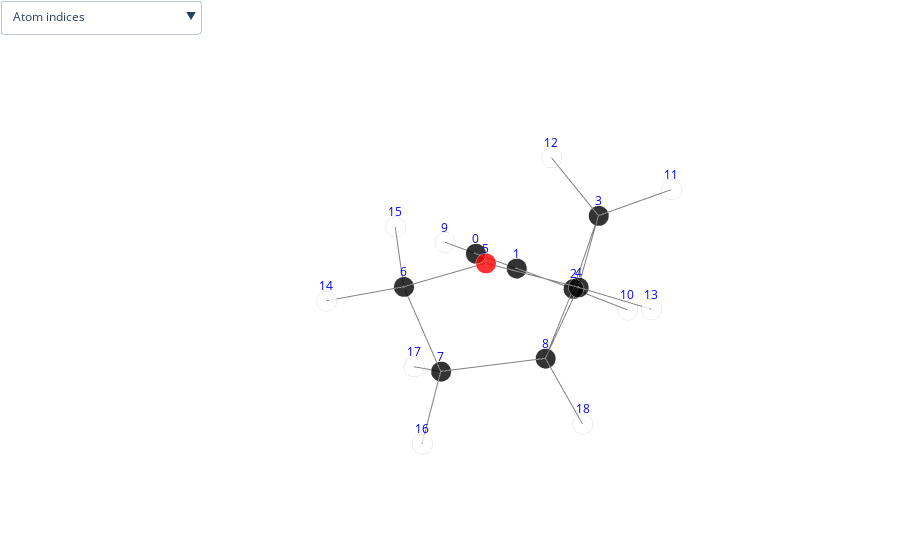

Notebook source saved alongside this figure:
### Code cell
plot_molecule(mol_file.split('/')[-1].split('.')[0], struct)

### Figure 1 — Plotly figure (JSON) as saved in the notebook; plotly's stock layout.template omitted (floating-point values rounded to 4 significant figures)
{"data": [{"marker": {"color": ["black", "black", "black", "black", "black", "red", "black", "black", "black", "white", "white", "white", "white", "white", "white", "white", "white", "white", "white"], "line": {"color": "lightgray", "width": 2}, "opacity": 0.8, "size": 7, "symbol": "circle"}, "mode": "markers", "name": "", "text": ["C", "C", "C", "C", "C", "O", "C", "C", "C", "H", "H", "H", "H", "H", "H", "H", "H", "H", "H"], "type": "scatter3d", "x": [-0.3824, -0.2423, -0.04841, 0.02181, 1.387, 2.506, 2.862, 2.58, 1.385, -0.5229, -0.7992, -0.7902, 0.09779, 1.402, 3.912, 2.26, 3.436, 2.373, 1.415], "y": [-1.23, -0.06893, 1.32, 1.668, 2.381, 1.787, 0.6307, 0.9931, 1.948, -2.251, 1.932, 2.305, 0.7952, 3.447, 0.4099, -0.2379, 1.523, 0.114, 2.737], "z": [-0.5503, -0.2656, 0.09608, 1.623, 1.403, 2.027, 1.271, -0.197, -0.09823, -0.8067, -0.4118, 1.98, 2.273, 1.636, 1.48, 1.577, -0.6254, -0.8118, -0.8501]}, {"hoverinfo": "none", "marker": {"color": "grey", "opacity": 1, "size": 7}, "mode": "lines", "type": "scatter3d", "x": [-0.3824, -0.2423, null, -0.2423, -0.04841, null, -0.04841, 0.02181, null, 0.02181, 1.387, null, 1.387, 2.506, null, 2.506, 2.862, null, 2.862, 2.58, null, 1.385, 2.58, null, 1.385, 1.387, null, 1.385, -0.04841, null, -0.04841, -0.7992, null, -0.7902, 0.02181, null, 2.862, 3.912, null, -0.3824, -0.5229, null, 0.02181, 0.09779, null, 1.387, 1.402, null, 2.862, 2.26, null, 3.436, 2.58, null, 2.373, 2.58, null, 1.385, 1.415, null], "y": [-1.23, -0.06893, null, -0.06893, 1.32, null, 1.32, 1.668, null, 1.668, 2.381, null, 2.381, 1.787, null, 1.787, 0.6307, null, 0.6307, 0.9931, null, 1.948, 0.9931, null, 1.948, 2.381, null, 1.948, 1.32, null, 1.32, 1.932, null, 2.305, 1.668, null, 0.6307, 0.4099, null, -1.23, -2.251, null, 1.668, 0.7952, null, 2.381, 3.447, null, 0.6307, -0.2379, null, 1.523, 0.9931, null, 0.114, 0.9931, null, 1.948, 2.737, null], "z": [-0.5503, -0.2656, null, -0.2656, 0.09608, null, 0.09608, 1.623, null, 1.623, 1.403, null, 1.403, 2.027, null, 2.027, 1.271, null, 1.271, -0.197, null, -0.09823, -0.197, null, -0.09823, 1.403, null, -0.09823, 0.09608, null, 0.09608, -0.4118, null, 1.98, 1.623, null, 1.271, 1.48, null, -0.5503, -0.8067, null, 1.623, 2.273, null, 1.403, 1.636, null, 1.271, 1.577, null, -0.6254, -0.197, null, -0.8118, -0.197, null, -0.09823, -0.8501, null]}], "layout": {"margin": {"b": 0, "l": 0, "r": 0, "t": 0}, "scene": {"annotations": [{"font": {"color": "blue"}, "showarrow": false, "text": "0", "x": -0.3824, "y": -1.23, "yshift": 15, "z": -0.5503}, {"font": {"color": "blue"}, "showarrow": false, "text": "1", "x": -0.2423, "y": -0.06893, "yshift": 15, "z": -0.2656}, {"font": {"color": "blue"}, "showarrow": false, "text": "2", "x": -0.04841, "y": 1.32, "yshift": 15, "z": 0.09608}, {"font": {"color": "blue"}, "showarrow": false, "text": "3", "x": 0.02181, "y": 1.668, "yshift": 15, "z": 1.623}, {"font": {"color": "blue"}, "showarrow": false, "text": "4", "x": 1.387, "y": 2.381, "yshift": 15, "z": 1.403}, {"font": {"color": "blue"}, "showarrow": false, "text": "5", "x": 2.506, "y": 1.787, "yshift": 15, "z": 2.027}, {"font": {"color": "blue"}, "showarrow": false, "text": "6", "x": 2.862, "y": 0.6307, "yshift": 15, "z": 1.271}, {"font": {"color": "blue"}, "showarrow": false, "text": "7", "x": 2.58, "y": 0.9931, "yshift": 15, "z": -0.197}, {"font": {"color": "blue"}, "showarrow": false, "text": "8", "x": 1.385, "y": 1.948, "yshift": 15, "z": -0.09823}, {"font": {"color": "blue"}, "showarrow": false, "text": "9", "x": -0.5229, "y": -2.251, "yshift": 15, "z": -0.8067}, {"font": {"color": "blue"}, "showarrow": false, "text": "10", "x": -0.7992, "y": 1.932, "yshift": 15, "z": -0.4118}, {"font": {"color": "blue"}, "showarrow": false, "text": "11", "x": -0.7902, "y": 2.305, "yshift": 15, "z": 1.98}, {"font": {"color": "blue"}, "showarrow": false, "text": "12", "x": 0.09779, "y": 0.7952, "yshift": 15, "z": 2.273}, {"font": {"color": "blue"}, "showarrow": false, "text": "13", "x": 1.402, "y": 3.447, "yshift": 15, "z": 1.636}, {"font": {"color": "blue"}, "showarrow": false, "text": "14", "x": 3.912, "y": 0.4099, "yshift": 15, "z": 1.48}, {"font": {"color": "blue"}, "showarrow": false, "text": "15", "x": 2.26, "y": -0.2379, "yshift": 15, "z": 1.577}, {"font": {"color": "blue"}, "showarrow": false, "text": "16", "x": 3.436, "y": 1.523, "yshift": 15, "z": -0.6254}, {"font": {"color": "blue"}, "showarrow": false, "text": "17", "x": 2.373, "y": 0.114, "yshift": 15, "z": -0.8118}, {"font": {"color": "blue"}, "showarrow": false, "text": "18", "x": 1.415, "y": 2.737, "yshift": 15, "z": -0.8501}], "xaxis": {"showbackground": false, "showgrid": false, "showticklabels": false, "title": {"font": {"color": "white"}}, "zeroline": false}, "yaxis": {"showbackground": false, "showgrid": false, "showticklabels": false, "title": {"font": {"color": "white"}}, "zeroline": false}, "zaxis": {"showbackground": false, "showgrid": false, "showticklabels": false, "title": {"font": {"color": "white"}}, "zeroline": false}}, "showlegend": false, "updatemenus": [{"buttons": [{"args": [{"scene.annotations": [{"font": {"color": "blue"}, "showarrow": false, "text": 0, "x": -0.3824, "y": -1.23, "yshift": 15, "z": -0.5503}, {"font": {"color": "blue"}, "showarrow": false, "text": 1, "x": -0.2423, "y": -0.06893, "yshift": 15, "z": -0.2656}, {"font": {"color": "blue"}, "showarrow": false, "text": 2, "x": -0.04841, "y": 1.32, "yshift": 15, "z": 0.09608}, {"font": {"color": "blue"}, "showarrow": false, "text": 3, "x": 0.02181, "y": 1.668, "yshift": 15, "z": 1.623}, {"font": {"color": "blue"}, "showarrow": false, "text": 4, "x": 1.387, "y": 2.381, "yshift": 15, "z": 1.403}, {"font": {"color": "blue"}, "showarrow": false, "text": 5, "x": 2.506, "y": 1.787, "yshift": 15, "z": 2.027}, {"font": {"color": "blue"}, "showarrow": false, "text": 6, "x": 2.862, "y": 0.6307, "yshift": 15, "z": 1.271}, {"font": {"color": "blue"}, "showarrow": false, "text": 7, "x": 2.58, "y": 0.9931, "yshift": 15, "z": -0.197}, {"font": {"color": "blue"}, "showarrow": false, "text": 8, "x": 1.385, "y": 1.948, "yshift": 15, "z": -0.09823}, {"font": {"color": "blue"}, "showarrow": false, "text": 9, "x": -0.5229, "y": -2.251, "yshift": 15, "z": -0.8067}, {"font": {"color": "blue"}, "showarrow": false, "text": 10, "x": -0.7992, "y": 1.932, "yshift": 15, "z": -0.4118}, {"font": {"color": "blue"}, "showarrow": false, "text": 11, "x": -0.7902, "y": 2.305, "yshift": 15, "z": 1.98}, {"font": {"color": "blue"}, "showarrow": false, "text": 12, "x": 0.09779, "y": 0.7952, "yshift": 15, "z": 2.273}, {"font": {"color": "blue"}, "showarrow": false, "text": 13, "x": 1.402, "y": 3.447, "yshift": 15, "z": 1.636}, {"font": {"color": "blue"}, "showarrow": false, "text": 14, "x": 3.912, "y": 0.4099, "yshift": 15, "z": 1.48}, {"font": {"color": "blue"}, "showarrow": false, "text": 15, "x": 2.26, "y": -0.2379, "yshift": 15, "z": 1.577}, {"font": {"color": "blue"}, "showarrow": false, "text": 16, "x": 3.436, "y": 1.523, "yshift": 15, "z": -0.6254}, {"font": {"color": "blue"}, "showarrow": false, "text": 17, "x": 2.373, "y": 0.114, "yshift": 15, "z": -0.8118}, {"font": {"color": "blue"}, "showarrow": false, "text": 18, "x": 1.415, "y": 2.737, "yshift": 15, "z": -0.8501}]}], "label": "Atom indices", "method": "relayout"}, {"args": [{"scene.annotations": [{"showarrow": false, "text": 1.2, "x": -0.3123, "y": -0.6495, "yshift": 15, "z": -0.4079}, {"showarrow": false, "text": 1.45, "x": -0.1453, "y": 0.6254, "yshift": 15, "z": -0.08474}, {"showarrow": false, "text": 1.57, "x": -0.0133, "y": 1.494, "yshift": 15, "z": 0.8594}, {"showarrow": false, "text": 1.56, "x": 0.7044, "y": 2.024, "yshift": 15, "z": 1.513}, {"showarrow": false, "text": 1.41, "x": 1.947, "y": 2.084, "yshift": 15, "z": 1.715}, {"showarrow": false, "text": 1.43, "x": 2.684, "y": 1.209, "yshift": 15, "z": 1.649}, {"showarrow": false, "text": 1.54, "x": 2.721, "y": 0.8119, "yshift": 15, "z": 0.5372}, {"showarrow": false, "text": 1.53, "x": 1.983, "y": 1.471, "yshift": 15, "z": -0.1476}, {"showarrow": false, "text": 1.56, "x": 1.386, "y": 2.164, "yshift": 15, "z": 0.6523}, {"showarrow": false, "text": 1.58, "x": 0.6684, "y": 1.634, "yshift": 15, "z": -0.001075}, {"showarrow": false, "text": 1.09, "x": -0.4238, "y": 1.626, "yshift": 15, "z": -0.1579}, {"showarrow": false, "text": 1.09, "x": -0.3842, "y": 1.986, "yshift": 15, "z": 1.801}, {"showarrow": false, "text": 1.09, "x": 3.387, "y": 0.5203, "yshift": 15, "z": 1.375}, {"showarrow": false, "text": 1.06, "x": -0.4526, "y": -1.74, "yshift": 15, "z": -0.6785}, {"showarrow": false, "text": 1.09, "x": 0.0598, "y": 1.232, "yshift": 15, "z": 1.948}, {"showarrow": false, "text": 1.09, "x": 1.395, "y": 2.914, "yshift": 15, "z": 1.519}, {"showarrow": false, "text": 1.1, "x": 2.561, "y": 0.1964, "yshift": 15, "z": 1.424}, {"showarrow": false, "text": 1.09, "x": 3.008, "y": 1.258, "yshift": 15, "z": -0.4112}, {"showarrow": false, "text": 1.09, "x": 2.477, "y": 0.5536, "yshift": 15, "z": -0.5044}, {"showarrow": false, "text": 1.09, "x": 1.4, "y": 2.343, "yshift": 15, "z": -0.4742}]}], "label": "Bond lengths", "method": "relayout"}, {"args": [{"scene.annotations": [{"font": {"color": "blue"}, "showarrow": false, "text": 0, "x": -0.3824, "y": -1.23, "yshift": 15, "z": -0.5503}, {"font": {"color": "blue"}, "showarrow": false, "text": 1, "x": -0.2423, "y": -0.06893, "yshift": 15, "z": -0.2656}, {"font": {"color": "blue"}, "showarrow": false, "text": 2, "x": -0.04841, "y": 1.32, "yshift": 15, "z": 0.09608}, {"font": {"color": "blue"}, "showarrow": false, "text": 3, "x": 0.02181, "y": 1.668, "yshift": 15, "z": 1.623}, {"font": {"color": "blue"}, "showarrow": false, "text": 4, "x": 1.387, "y": 2.381, "yshift": 15, "z": 1.403}, {"font": {"color": "blue"}, "showarrow": false, "text": 5, "x": 2.506, "y": 1.787, "yshift": 15, "z": 2.027}, {"font": {"color": "blue"}, "showarrow": false, "text": 6, "x": 2.862, "y": 0.6307, "yshift": 15, "z": 1.271}, {"font": {"color": "blue"}, "showarrow": false, "text": 7, "x": 2.58, "y": 0.9931, "yshift": 15, "z": -0.197}, {"font": {"color": "blue"}, "showarrow": false, "text": 8, "x": 1.385, "y": 1.948, "yshift": 15, "z": -0.09823}, {"font": {"color": "blue"}, "showarrow": false, "text": 9, "x": -0.5229, "y": -2.251, "yshift": 15, "z": -0.8067}, {"font": {"color": "blue"}, "showarrow": false, "text": 10, "x": -0.7992, "y": 1.932, "yshift": 15, "z": -0.4118}, {"font": {"color": "blue"}, "showarrow": false, "text": 11, "x": -0.7902, "y": 2.305, "yshift": 15, "z": 1.98}, {"font": {"color": "blue"}, "showarrow": false, "text": 12, "x": 0.09779, "y": 0.7952, "yshift": 15, "z": 2.273}, {"font": {"color": "blue"}, "showarrow": false, "text": 13, "x": 1.402, "y": 3.447, "yshift": 15, "z": 1.636}, {"font": {"color": "blue"}, "showarrow": false, "text": 14, "x": 3.912, "y": 0.4099, "yshift": 15, "z": 1.48}, {"font": {"color": "blue"}, "showarrow": false, "text": 15, "x": 2.26, "y": -0.2379, "yshift": 15, "z": 1.577}, {"font": {"color": "blue"}, "showarrow": false, "text": 16, "x": 3.436, "y": 1.523, "yshift": 15, "z": -0.6254}, {"font": {"color": "blue"}, "showarrow": false, "text": 17, "x": 2.373, "y": 0.114, "yshift": 15, "z": -0.8118}, {"font": {"color": "blue"}, "showarrow": false, "text": 18, "x": 1.415, "y": 2.737, "yshift": 15, "z": -0.8501}, {"showarrow": false, "text": 1.2, "x": -0.3123, "y": -0.6495, "yshift": 15, "z": -0.4079}, {"showarrow": false, "text": 1.45, "x": -0.1453, "y": 0.6254, "yshift": 15, "z": -0.08474}, {"showarrow": false, "text": 1.57, "x": -0.0133, "y": 1.494, "yshift": 15, "z": 0.8594}, {"showarrow": false, "text": 1.56, "x": 0.7044, "y": 2.024, "yshift": 15, "z": 1.513}, {"showarrow": false, "text": 1.41, "x": 1.947, "y": 2.084, "yshift": 15, "z": 1.715}, {"showarrow": false, "text": 1.43, "x": 2.684, "y": 1.209, "yshift": 15, "z": 1.649}, {"showarrow": false, "text": 1.54, "x": 2.721, "y": 0.8119, "yshift": 15, "z": 0.5372}, {"showarrow": false, "text": 1.53, "x": 1.983, "y": 1.471, "yshift": 15, "z": -0.1476}, {"showarrow": false, "text": 1.56, "x": 1.386, "y": 2.164, "yshift": 15, "z": 0.6523}, {"showarrow": false, "text": 1.58, "x": 0.6684, "y": 1.634, "yshift": 15, "z": -0.001075}, {"showarrow": false, "text": 1.09, "x": -0.4238, "y": 1.626, "yshift": 15, "z": -0.1579}, {"showarrow": false, "text": 1.09, "x": -0.3842, "y": 1.986, "yshift": 15, "z": 1.801}, {"showarrow": false, "text": 1.09, "x": 3.387, "y": 0.5203, "yshift": 15, "z": 1.375}, {"showarrow": false, "text": 1.06, "x": -0.4526, "y": -1.74, "yshift": 15, "z": -0.6785}, {"showarrow": false, "text": 1.09, "x": 0.0598, "y": 1.232, "yshift": 15, "z": 1.948}, {"showarrow": false, "text": 1.09, "x": 1.395, "y": 2.914, "yshift": 15, "z": 1.519}, {"showarrow": false, "text": 1.1, "x": 2.561, "y": 0.1964, "yshift": 15, "z": 1.424}, {"showarrow": false, "text": 1.09, "x": 3.008, "y": 1.258, "yshift": 15, "z": -0.4112}, {"showarrow": false, "text": 1.09, "x": 2.477, "y": 0.5536, "yshift": 15, "z": -0.5044}, {"showarrow": false, "text": 1.09, "x": 1.4, "y": 2.343, "yshift": 15, "z": -0.4742}]}], "label": "Atom indices & Bond lengths", "method": "relayout"}, {"args": [{"scene.annotations": []}], "label": "Hide all", "method": "relayout"}], "direction": "down", "xanchor": "left", "yanchor": "top"}]}}
